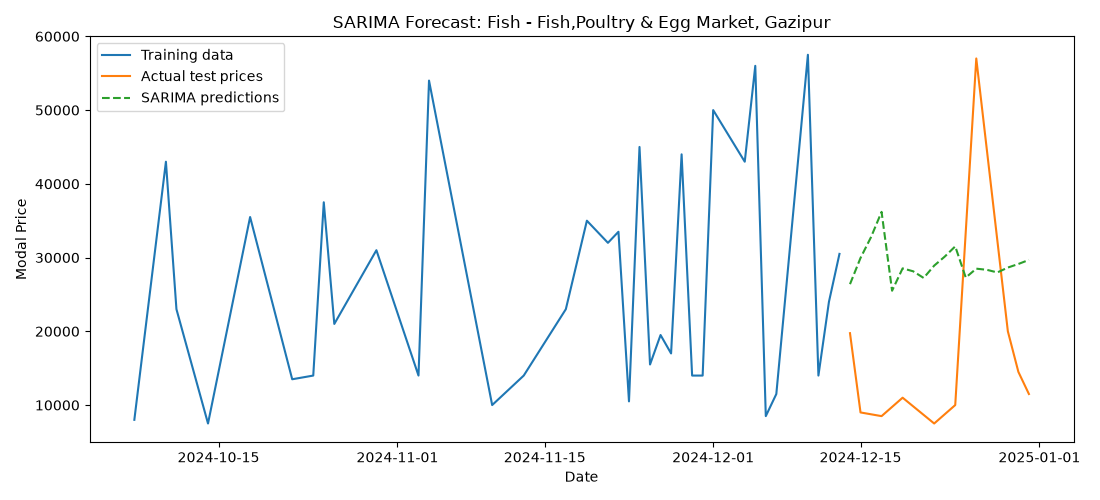

Recreate this plot in Python.

import warnings
import numpy as np
import pandas as pd
import matplotlib.pyplot as plt

from pathlib import Path
from statsmodels.tsa.statespace.sarimax import SARIMAX
from sklearn.metrics import mean_absolute_error, mean_squared_error

warnings.filterwarnings("ignore")

BASE_DIR = Path(__file__).resolve().parent
OUTPUT_DIR = BASE_DIR / "outputs"
DATA_FILE = OUTPUT_DIR / "combined_cleaned.csv"

df = pd.read_csv(DATA_FILE, parse_dates=["arrival_date"])

# Select the commodity-market series with the most distinct dates
series_counts = (
    df.groupby(["commodity", "market"])["arrival_date"]
    .nunique()
    .sort_values(ascending=False)
)

if series_counts.empty or series_counts.iloc[0] < 20:
    print("Not enough observations for a basic SARIMA experiment.")
    raise SystemExit

commodity, market = series_counts.index[0]

series_df = df[
    (df["commodity"] == commodity) &
    (df["market"] == market)
].copy()

# Prepare daily time series
series_df = (
    series_df.groupby("arrival_date", as_index=False)["modal_price"]
    .mean()
    .sort_values("arrival_date")
)

series = series_df.set_index("arrival_date")["modal_price"]
series = series.asfreq("D")

# Fill missing calendar days by time interpolation for this experiment
series = series.interpolate(method="time").ffill().bfill()

print("SARIMA FORECAST EXPERIMENT")
print("=" * 45)
print("Commodity:", commodity)
print("Market:", market)
print("Available daily dates:", len(series))
print("Date range:", series.index.min(), "to", series.index.max())

# Chronological train-test split
split_index = int(len(series) * 0.8)
train = series.iloc[:split_index]
test = series.iloc[split_index:]

if len(train) < 15 or len(test) < 3:
    print("Insufficient training or test observations.")
    raise SystemExit

# Fit a simple seasonal SARIMA model
try:
    model = SARIMAX(
        train,
        order=(1, 1, 1),
        seasonal_order=(1, 0, 1, 7),
        enforce_stationarity=False,
        enforce_invertibility=False
    )

    fitted_model = model.fit(disp=False, maxiter=200)
    predictions = fitted_model.forecast(steps=len(test))
except Exception as error:
    print("SARIMA training failed:", error)
    raise SystemExit

# Evaluate
mae = mean_absolute_error(test, predictions)
rmse = np.sqrt(mean_squared_error(test, predictions))

print("\nTEST RESULTS")
print("-" * 35)
print(f"Training observations: {len(train)}")
print(f"Testing observations: {len(test)}")
print(f"MAE: {mae:.2f}")
print(f"RMSE: {rmse:.2f}")

# Save actual vs predicted values
results = pd.DataFrame({
    "date": test.index,
    "actual_modal_price": test.values,
    "predicted_modal_price": predictions.values
})

results.to_csv(
    OUTPUT_DIR / "sarima_predictions.csv",
    index=False
)

# Plot results
plt.figure(figsize=(11, 5))
plt.plot(train.index, train.values, label="Training data")
plt.plot(test.index, test.values, label="Actual test prices")
plt.plot(predictions.index, predictions.values,
         label="SARIMA predictions", linestyle="--")

plt.title(f"SARIMA Forecast: {commodity} - {market}")
plt.xlabel("Date")
plt.ylabel("Modal Price")
plt.legend()
plt.tight_layout()
plt.savefig(OUTPUT_DIR / "sarima_forecast.png")
plt.show()

print("\nSaved predictions to outputs/sarima_predictions.csv")
print("Saved graph to outputs/sarima_forecast.png")
print("\nNote: This is an experimental forecast, not a reliable market forecast.")
